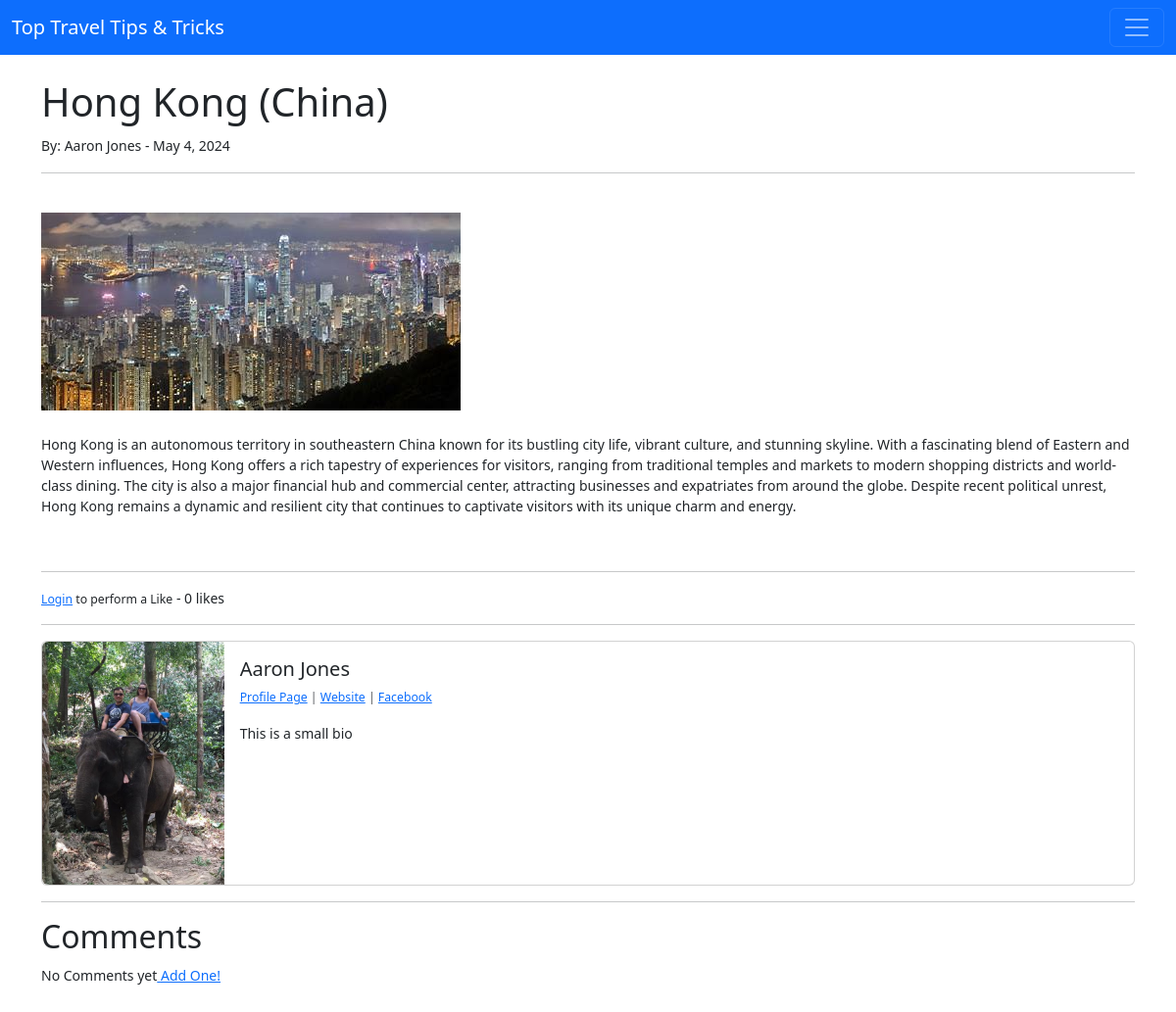
Screenshot of /article/17 with the database file from the repository.
### travel_blog/models.py (models this page shows, shortened)
class Post(models.Model):
    title = models.CharField(max_length=255)
    header_image = models.ImageField(null=True, blank=True, upload_to='images/')
    title_tag = models.CharField(max_length=255)
    author = models.ForeignKey(User, on_delete=models.CASCADE)
    body = RichTextField(blank=True, null=True)
    post_date = models.DateField(auto_now_add=True)
    category = models.CharField(max_length=255)
    snippet = models.CharField(max_length=255)
    likes = models.ManyToManyField(User, related_name='blog_posts')
    def total_likes(self):
        return self.likes.count()

class Profile(models.Model):
    user = models.OneToOneField(User, null=True, on_delete=models.CASCADE)
    bio = models.TextField()
    profile_pic = models.ImageField(null=True, blank=True, upload_to='images/profile/')
    website_url = models.CharField(max_length=255, null=True, blank=True)
    facebook_url = models.CharField(max_length=255, null=True, blank=True)
    instagram_url = models.CharField(max_length=255, null=True, blank=True)

### travel_blog/views.py (the view)
# urls.py: path('article/<int:pk>', ArticleDetailView.as_view(), name='article-detail'),
class ArticleDetailView(DetailView):
    model = Post
    template_name = 'article_details.html'
    def get_context_data(self, *args, **kwargs):
        cat_menu = Category.objects.all()
        context = super(ArticleDetailView, self).get_context_data(*args, **kwargs)
        stuff = get_object_or_404(Post, id=self.kwargs['pk'])
        total_likes = stuff.total_likes()
        liked = False
        if stuff.likes.filter(id=self.request.user.id).exists():
            liked = True
        context ["total_likes"] = total_likes
        context["cat_menu"] = cat_menu
        context["liked"] = liked
        return context

### travel_blog/models.py (called while the page is built)
    def __str__(self):
        return self.name

### travel_blog/templates/article_details.html (shortened to what this page needs)
{% extends 'base.html' %}
{% load static %}
{% block content %}
<h1>{{ post.title }}  </h1>
<small>By: {{ post.author.first_name }}
    {{post.author.last_name }} -
    {{ post.post_date }}
<hr>
<br/>
{% if post.header_image %}
<img src="{{ post.header_image.url }}">
{% endif %}
<br/><br/>
{{ post.body|safe }}
<br/>
<hr>
<form action="{% url 'like_post' post.pk %}"
method="POST">
{% if user.is_authenticated %}
    {% if liked %}
        <button type="submit", name="post_id", value="{{ post.id }}", class="btn btn-danger btn-sm">Unlike</button>
    {% else %}
        <button type="submit", name="post_id", value="{{ post.id }}", class="btn btn-primary btn-sm">Like</button>
    {% endif %}
{% else %}
    <small><a href="{% url 'login' %}">Login</a> to perform a Like</small>
{% endif %}
        - {{ total_likes }} likes
</form>
<hr>
<div class="card mb-3" >
    <div class="row g-0">
      <div class="col-md-2">
{% if post.author.profile.profile_pic %}
        <img src="{{ post.author.profile.profile_pic.url }}"
         class="img-fluid rounded-start" width=200 height=200>
{% else %}
        <img src="{% static 'travel_blog/images/default_profile_pic.jpg' %}"
         class="img-fluid rounded-start" width=200 height=200>
{% endif %}
      </div>
      <div class="col-md-10">
        <div class="card-body">
          <h5 class="card-title">
            {{ post.author.first_name }}
            {{post.author.last_name }}</h5>
          <p class="small text-body-secondary">
            {% if post.author.profile.id %}
            <a href="{% url 'show_profile_page' post.author.profile.id %}">Profile Page</a>
            {% endif %}
            {% if post.author.profile.website_url %}
               | <a href=" {{ post.author.profile.website_url}}"> Website</a>
            {% endif %}
            {% if post.author.profile.facebook_url %}
               | <a href=" {{ post.author.profile.facebook_url }}">Facebook</a>
            {% endif %}
          </p>
          <p class="card-text">
            {{ post.author.profile.bio }}
          </p>
        </div>
      </div>
    </div>
  </div>
  <hr>
<h2>Comments</h2>
{% if not post.comments.all %}
  No Comments yet<a href="{% url 'add_comment' post.pk %}"> Add One!</a>
{% endif %}
<br/>
<br/><br/>
{% endblock %}

### rows the page displays
Post: title "Hong Kong (China)", author.first_name "Aaron", author.last_name "Jones", post_date "May 4, 2024", header_image (picture), body "Hong Kong is an autonomous territory in southeastern China known for its bustling city life, vibrant culture, and stunning skyline. With a fascinating blend of Eastern and Western influences, Hong Kong offers a rich tapestry of experiences for visitors, ranging from traditional temples and markets to modern shopping districts and world-class dining. The city is also a major financial hub and commercial center, attracting businesses and expatriates from around the globe. Despite recent political unrest, Hong Kong remains a dynamic and resilient city that continues to captivate visitors with its unique charm and energy.", author.profile.profile_pic (picture), author.profile.bio "This is a small bio"

### other values shown
{{ total_likes }} "0"
